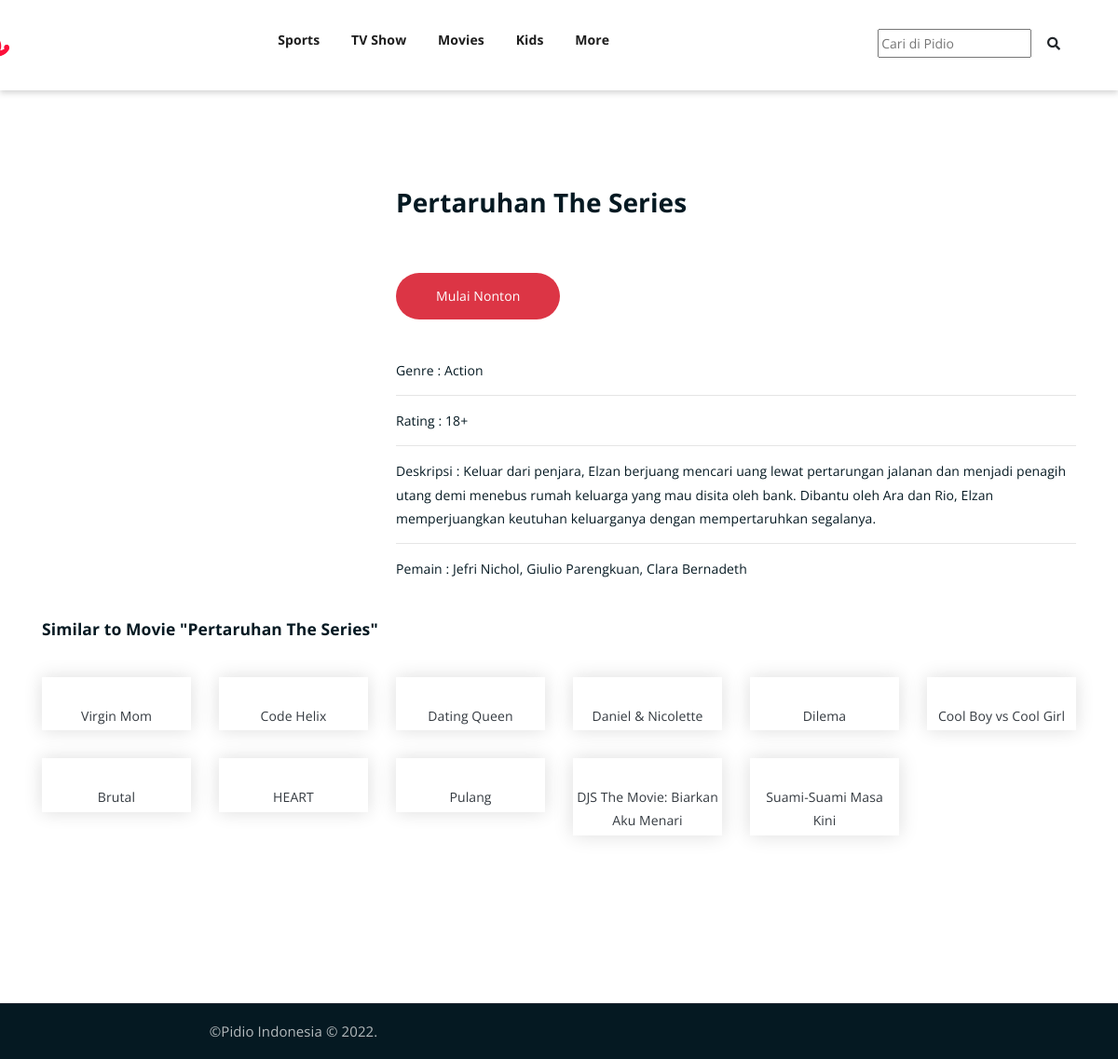
The app's page /detail.php?id=212 with its own data.
### tables this page shows
CREATE TABLE `film` (
  `id` int(11) NOT NULL,
  `judul` varchar(50) NOT NULL,
  `rating` varchar(50) DEFAULT NULL,
  `poster` varchar(255) NOT NULL,
  `genre` varchar(50) NOT NULL,
  `deskripsi` varchar(500) NOT NULL,
  `pemain` varchar(250) DEFAULT NULL,
  `jenis_film` varchar(20) DEFAULT NULL,
  
  PRIMARY KEY (id)
);

### functions.php (called while the page is built)
<?php
$conn = mysqli_connect("localhost", "root", "", "vidio");
return $conn;
function query($query) {
    global $conn;
    $result = mysqli_query($conn, $query);
    $rows = [];
    while( $row = mysqli_fetch_assoc($result) ) {
        $rows[] = $row;
    }
    return $rows;
}
?>

### detail.php (the view, shortened to what this page needs)
<?php
require 'functions.php';
if($_GET):
    $filmSearch = query("SELECT * FROM film where id = '$_GET[id]' ");
    $filmSearch = $filmSearch ? $filmSearch[0] : "";
    $anotherFilm = query("SELECT * FROM film where jenis_film = $filmSearch[jenis_film] and id != $_GET[id]");
else:
    header('Location: ');
endif;
?>
<!DOCTYPE html>
<html lang="en">
<head>
    <link rel="stylesheet" href="assets/css/all.min.css">
    <link rel="stylesheet" href="assets/bootstrap/css/bootstrap.min.css">
    <link rel="stylesheet" href="assets/css/owl.carousel.css">
    <link rel="stylesheet" href="assets/css/magnific-popup.css">
    <link rel="stylesheet" href="assets/css/animate.css">
    <link rel="stylesheet" href="assets/css/meanmenu.min.css">
    <link rel="stylesheet" href="assets/css/main.css">
    <link rel="stylesheet" href="assets/css/responsive.css">
    </head>
<body>
    <div class="top-header-area" id="sticker">
        <div class="container">
            <div class="header">
                <div class="col-lg-12 col-sm-12 text-center">
                    <div class="main-menu-wrap">
                        <div class="site-logo">
                            <a href="index.php">
                                <img src="img/logo.png" width="200">
                            </a>
                        </div>
                        <nav class="main-menu">
                            <ul>
                                <li><a href="index.php?jenis_film=1">Sports</a></li>
                                <li><a href="index.php?jenis_film=2">TV Show</a></li>
                                <li><a href="index.php?jenis_film=3">Movies</a></li>
                                <li><a href="index.php?jenis_film=4">Kids</a></li>
                                <li><a href="#">More</a>
                                </li>
                                <li>
                                    <div class="search_bar">
                                        <form action="search.php" method="get">
                                            <input type="text" placeholder="Cari di Pidio" class="search_input" name="title">
                                            <span class="search_submit"><button class="btn button-search search_bar_submit_button" type="submit"><i class="fas fa-search"></i>
                                            </button></span>
                                        </form>
                                    </div>
                                </li>
                            </ul>
                        </nav>
                    </div>
                </div>
            </div>
        </div>
    </div>
    <div class="latest-news pt-150 pb-150">
        <div class="container">
            <div class="row">
                <div class="col-sm-4">
                    <div class="single-latest-news text-center bg-transparent shadow-none">
                    </div>
                </div>
                <div class="col-sm-8 mt-5">
                    <h3><?= $filmSearch['judul'] ?></h3>
                    <a href="watch.php?id=<?= $filmSearch['id'] ?>" class="btn btn-danger text-white p-3 px-5 my-5" style="border-radius:30px">Mulai Nonton</a><br>
                    Genre : <?= $filmSearch['genre'] ?><hr>
                    Rating : <?= $filmSearch['rating'] ?><hr>
                    Deskripsi : <?= $filmSearch['deskripsi'] ?><hr>
                    Pemain : <?= $filmSearch['pemain'] ?>
                </div>
            </div>
            <div class="row mt-5">
                <div class="col-sm-12 mb-4">
                    <h5>Similar to Movie "<?= $filmSearch['judul'] ?>"</h5>
                </div>
                <?php foreach ($anotherFilm as $key => $value): ?>
                    <div class="col-sm-2">
                        <div class="single-latest-news text-center">
                            <div class="news-text-box p-1 text-dark">
                                <p><a href="single-news.html" class="text-dark"><?= $value['judul'] ?></a></p>
                            </div>
                        </div>
                    </div>
                <?php endforeach ?>
            </div>
        </div>
    </div>
    <div class="copyright">
        <div class="container">
            <div class="row">
                <div class="col-lg-6 col-md-12">
                    <p>©Pidio Indonesia &copy; <?= date("Y") ?>.
                    </p>
                </div>
            </div>
        </div>
    </div>
</body>
</html>

### assets/css/main.css (style rules this page uses)
html { font-size: 14px; font-weight: 400; line-height: 28px; height: 100%; }
body { font-family: "Open Sans", sans-serif; font-weight: 400; font-size: 1rem; letter-spacing: 0.1px; line-height: 1.8; color: #051922; overflow-x: hidden; }
body img { max-width: 100%; }
a { cursor: pointer; text-decoration: none; -webkit-transition: all 0.2s ease-in-out; -o-transition: all 0.2s ease-in-out; transition: all 0.2s ease-in-out; }
h1, .h1, h2, .h2, h3, .h3, h4, .h4, h5, .h5, h6, .h6 { font-family: "Open Sans", sans-serif; font-weight: 700; margin: 0 0 1.25rem 0; color: #051922; }
h1:last-child, .h1:last-child, h2:last-child, .h2:last-child, h3:last-child, .h3:last-child, h4:last-child, .h4:last-child, h5:last-child, .h5:last-child, h6:last-child, .h6:last-child { margin: 0; margin-bottom: 20px; }
h3, .h3 { font-size: 2rem; font-weight: 700; line-height: 2.25rem; }
h5, .h5 { font-size: 1.25rem; font-weight: 700; line-height: 1.5rem; }
p { font-family: "Open Sans", sans-serif; font-weight: 400; font-size: 1rem; letter-spacing: 0.1px; line-height: 1.8; color: #051922; margin: 0 0 1.25rem 0; }
p:last-child { margin: 0; }
.pt-150 { padding-top: 160px; }
.pb-150 { padding-bottom: 150px; }
.top-header-area { position: absolute; z-index: 999; width: 100%; padding: 25px 0; }
.header { display: -ms-flexbox; display: flex; -ms-flex-wrap: wrap; flex-wrap: wrap; margin-right: -11px; margin-left: -200px; }
nav.main-menu ul { margin: 0; padding: 0; list-style: none; }
nav.main-menu ul li { display: inline-block; }
nav.main-menu ul li a { color: #1e1e1e; font-weight: 700; display: block; padding: 15px; }
nav.main-menu ul > li { position: relative; }
nav.main-menu > ul li:last-child { float: right; }
.site-logo { float: left; max-width: 150px; }
.main-menu-wrap { position: relative; }
.site-logo { padding: 6px 0; }
nav.main-menu li a { -webkit-transition: 0.3s; -o-transition: 0.3s; transition: 0.3s; }
.sticky-wrapper .top-header-area { background-color: #ffffff; padding: 15px 0; box-shadow: 0 3px 6px 0 rgb(51 51 51 / 20%) }
.top-header-area { -webkit-transition: 0.3s; -o-transition: 0.3s; transition: 0.3s; }
button, input, optgroup, select, textarea { margin-top: 15px; font-family: inherit; font-size: inherit; line-height: inherit; }
.search_bar, .search__input { width: 100%; -webkit-box-shadow: none; box-shadow: none; border: none; outline: none; }
.search_bar_submit_button { background: transparent; border: none; outline: none; padding: 0 16px; height: 32px; -webkit-transition: none; transition: none; }
.btn { display: inline-block; margin-bottom: 20px; font-weight: 400; text-align: center; vertical-align: middle; -ms-touch-action: manipulation; touch-action: manipulation; cursor: pointer; background-image: none; border: 1px solid transparent; white-space: nowrap; padding: 6px 12px; font-size: 14px; line-height: 1.42857; border-radius: 4px; -webkit-user-select: none; -moz-user-select: none; -ms-user-select: none; user-select: none; }
.copyright { background-color: #051922; border-top: 1px solid #232a35; }
.copyright p { text-align: center; margin: 0; color: #fff; opacity: 0.7; padding: 16px 0; font-size: 15px; }
.single-latest-news { -webkit-box-shadow: 0 0 20px #dddddd; box-shadow: 0 0 20px #dddddd; -webkit-transition: 0.3s; -o-transition: 0.3s; transition: 0.3s; }
html, body { height: 100%; }
.news-text-box { padding: 25px; border-bottom-left-radius: 5px; border-bottom-right-radius: 5px; }
.single-latest-news { margin-bottom: 30px; }

### records on screen
film: judul "Pertaruhan The Series", genre "Action", rating "18+", deskripsi "Keluar dari penjara, Elzan berjuang mencari uang lewat pertarungan jalanan dan menjadi penagih utang demi menebus rumah keluarga yang mau disita oleh bank. Dibantu oleh Ara dan Rio, Elzan memperjuangkan keutuhan keluarganya dengan mempertaruhkan segalanya.", pemain "Jefri Nichol, Giulio Parengkuan, Clara Bernadeth"
film: judul "Virgin Mom"
film: judul "Code Helix"
film: judul "Dating Queen"
film: judul "Daniel & Nicolette"
film: judul "Dilema"
film: judul "Cool Boy vs Cool Girl"
film: judul "Brutal"
film: judul "HEART"
film: judul "Pulang"
film: judul "DJS The Movie: Biarkan Aku Menari"
film: judul "Suami-Suami Masa Kini"
